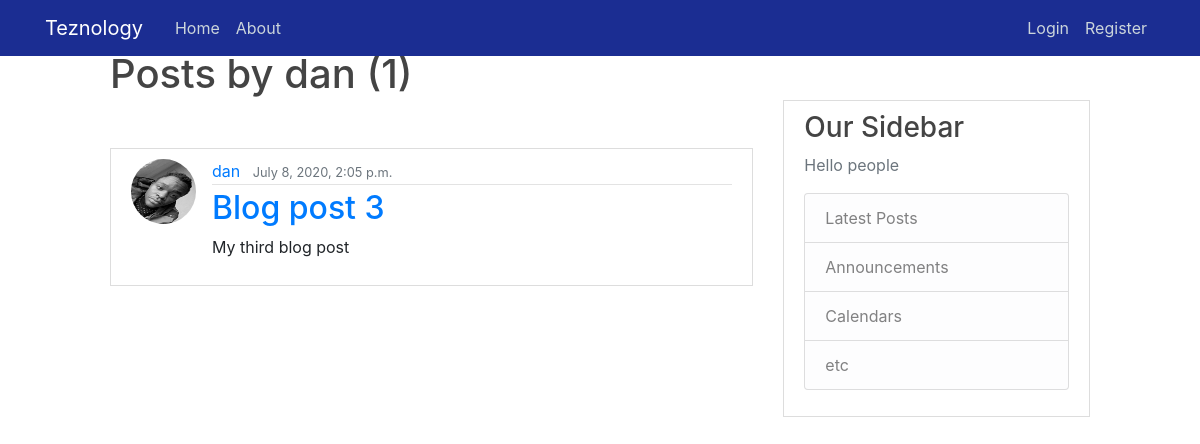
Page /user/dan/ on the committed database.
### one/models.py (models this page shows, shortened)
class Post(models.Model):
    title = models.CharField(max_length=100)
    content = models.TextField()
    date_posted = models.DateTimeField(default=timezone.now)
    author = models.ForeignKey(User, on_delete=models.CASCADE)

### users/models.py (models this page shows, shortened)
class Profile(models.Model):
    user = models.OneToOneField(User, on_delete=models.CASCADE)
    image = models.ImageField(default='default.jpg', upload_to='profile_pics')

### one/views.py (the view)
# urls.py: path('user/<str:username>/', UserPostListView.as_view(), name='user-posts'),
class UserPostListView(ListView):
    model = Post
    template_name = 'one/user_posts.html'
    context_object_name = 'posts'
    paginate_by = 4
    def get_queryset(self):
        user = get_object_or_404(User, username=self.kwargs.get('username'))
        return Post.objects.filter(author=user).order_by('-date_posted')

### one/templates/one/user_posts.html (shortened to what this page needs)
{% extends "one/base.html" %}
{% block content %}
<h1 class="mb-3">Posts by {{ view.kwargs.username }} ({{ page_obj.paginator.count }})</h1>
    {% for post in posts %}
        <div class="media content-section">
           <img class="rounded-circle article-img" src="{{ post.author.profile.image.url }}">
            <div class="media-body">
                <div class="article-metadata">
                    <a href="{% url 'user-posts' post.author.username %}" class="mr-2">{{ post.author }}</a>
                    <small class="text-muted">{{ post.date_posted }}</small>
                </div>
                <h2><a href="{% url 'post-detail' post.id %}" class="article-title">{{ post.title }}</a></h2>
                <p class="article-content"> {{ post.content }} </p>
            </div>
        </div>
    {% endfor %}
{% endblock content %}

### one/templates/one/base.html (shortened to what this page needs)
{% load static %}
<!DOCTYPE html>
<html lang="en">
<head>
    <link rel="stylesheet" href="{% static 'one/all.min.css' %}">
    <link rel="stylesheet" href="{% static 'one/bootstrap.min.css' %}">
    <link rel="stylesheet" href="{% static 'one/style.css' %}">
</head>
<body>
    <header class="site-header">
        <nav class="navbar navbar-expand-md navbar-dark bg-steel fixed-top">
            <div class="container">
                <a href="{% url 'blog-home' %}" class="navbar-brand mr-4">Teznology</a>
                <div class="collapse navbar-collapse" id="navbarToggle">
                    <div class="navbar-nav mr-auto">
                        <a href="{% url 'blog-home' %}" class="nav-item nav-link">Home</a>
                        <a href="{% url 'blog-about' %}" class="nav-item nav-link">About</a>
                    </div>
                    <div class="navbar-nav">
                        {% if user.is_authenticated %}
                            <a href="{% url 'post-create' %}" class="nav-item nav-link">New Post</a>
                            <a href="{% url 'profile' %}" class="nav-item nav-link">Profile</a>
                            <a href="{% url 'logout' %}" class="nav-item nav-link">Logout</a>
                        {% else %}
                            <a href="{% url 'login' %}" class="nav-item nav-link">Login</a>
                            <a href="{% url 'register' %}" class="nav-item nav-link">Register</a>
                        {% endif %}
                    </div>
                </div>
            </div>
        </nav>
    </header>
    <main role="main" class="container">
        <div class="row">
            <div class=" row-tag col-md-8">
                {% block content %}
                {% endblock %}
            </div>
            <div class="col-md-4">
                <div class="content-section">
                    <h3>Our Sidebar</h3>
                    <p class="text-muted">Hello people
                        <ul class="list-group">
                            <li class="list-group-item list-group-item-light">Latest Posts</li>
                            <li class="list-group-item list-group-item-light">Announcements</li>
                            <li class="list-group-item list-group-item-light">Calendars</li>
                            <li class="list-group-item list-group-item-light">etc</li>
                        </ul>
                    </p>
                </div>
            </div>
        </div>
    </main>
</body>
</html>

### one/static/one/style.css (style rules this page uses)
h1, h2, h3, h4, h5, h6 { color: #444444; }
main .row { margin: 50px 50px; }
ul { list-style: none; }
a { text-decoration: none; }
.bg-steel { background-color: #1b2d92; }
.site-header .navbar-nav .nav-link { color: #cbd5db; }
.article-img { height: 65px; width: 65px; margin-right: 16px; }
.article-metadata { padding-bottom: 1px; margin-bottom: 4px; border-bottom: 1px solid #e3e3e3; }
.content-section { margin-top: 50px; background: #ffffff; padding: 10px 20px; border: 1px solid #dddddd; }

### rows in the picture
Post: author.profile.image (placeholder picture), author "dan", date_posted "July 8, 2020, 2:05 p.m.", title "Blog post 3", content "My third blog post"

### other values in the picture
{{ view.kwargs.username }} "dan"
{{ page_obj.paginator.count }} "1"
